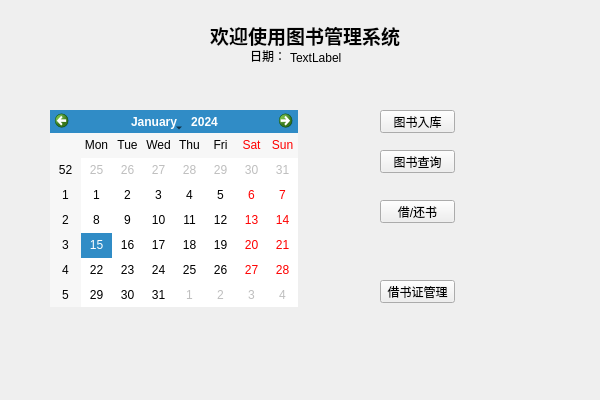
<?xml version="1.0" encoding="UTF-8"?>
<ui version="4.0">
 <class>librarymanagementClass</class>
 <widget class="QWidget" name="librarymanagementClass">
  <property name="geometry">
   <rect>
    <x>0</x>
    <y>0</y>
    <width>600</width>
    <height>400</height>
   </rect>
  </property>
  <property name="windowTitle">
   <string>librarymanagement</string>
  </property>
  <widget class="QPushButton" name="pushButton">
   <property name="geometry">
    <rect>
     <x>380</x>
     <y>110</y>
     <width>75</width>
     <height>23</height>
    </rect>
   </property>
   <property name="text">
    <string>图书入库</string>
   </property>
  </widget>
  <widget class="QPushButton" name="pushButton_2">
   <property name="geometry">
    <rect>
     <x>380</x>
     <y>150</y>
     <width>75</width>
     <height>23</height>
    </rect>
   </property>
   <property name="text">
    <string>图书查询</string>
   </property>
  </widget>
  <widget class="QPushButton" name="pushButton_3">
   <property name="geometry">
    <rect>
     <x>380</x>
     <y>200</y>
     <width>75</width>
     <height>23</height>
    </rect>
   </property>
   <property name="text">
    <string>借/还书</string>
   </property>
  </widget>
  <widget class="QPushButton" name="pushButton_5">
   <property name="geometry">
    <rect>
     <x>380</x>
     <y>280</y>
     <width>75</width>
     <height>23</height>
    </rect>
   </property>
   <property name="text">
    <string>借书证管理</string>
   </property>
  </widget>
  <widget class="QCalendarWidget" name="calendarWidget">
   <property name="geometry">
    <rect>
     <x>50</x>
     <y>110</y>
     <width>248</width>
     <height>197</height>
    </rect>
   </property>
  </widget>
  <widget class="QLabel" name="label">
   <property name="geometry">
    <rect>
     <x>210</x>
     <y>20</y>
     <width>211</width>
     <height>31</height>
    </rect>
   </property>
   <property name="text">
    <string>&lt;html&gt;&lt;head/&gt;&lt;body&gt;&lt;p&gt;&lt;span style=&quot; font-size:14pt; font-weight:600;&quot;&gt;欢迎使用图书管理系统&lt;/span&gt;&lt;/p&gt;&lt;/body&gt;&lt;/html&gt;</string>
   </property>
  </widget>
  <widget class="QLabel" name="label_2">
   <property name="geometry">
    <rect>
     <x>250</x>
     <y>50</y>
     <width>54</width>
     <height>12</height>
    </rect>
   </property>
   <property name="text">
    <string>日期：</string>
   </property>
  </widget>
  <widget class="QLabel" name="label_3">
   <property name="geometry">
    <rect>
     <x>290</x>
     <y>50</y>
     <width>71</width>
     <height>16</height>
    </rect>
   </property>
   <property name="text">
    <string>TextLabel</string>
   </property>
  </widget>
 </widget>
 <layoutdefault spacing="6" margin="11"/>
 <resources>
  <include location="librarymanagement.qrc"/>
 </resources>
 <connections/>
</ui>
